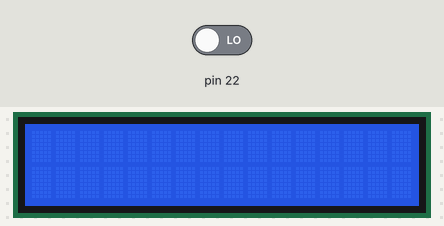
Recording of a sketch running on a simulated Arduino Mega 2560, built with avr-gcc and run on an emulated ATmega2560. On the bench: 16×2 character LCD. The test bench sets the inputs (shaded band); at power-on: pin 22 LOW.

Above: at 1.2 s.
1.3 s: pin 22 driven HIGH
At 1.9 s:
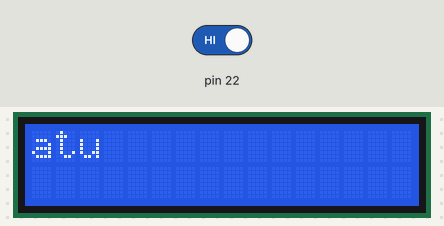
At 7.4 s:
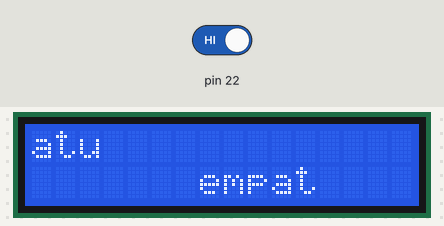
Timing chart, 0 to 8.9 s (numbered marks = the images above; inputs shaded):
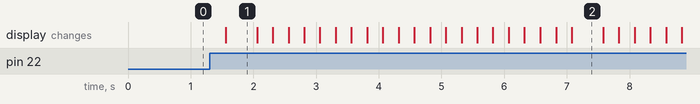

Measured:
- after the input at 1.3 s, the display: changes after 0.26 s (image 1)
- what the display in image 1 shows lasts 0.5 s, from 1.6 s to 2.1 s

The sketch:

Lat_18.ino
```cpp
#include <LiquidCrystal.h>

const int rs = 12, en = 11, d4 = 5, d5 = 4, d6 = 3, d7 = 2;     // pin-nya I2C
LiquidCrystal lcd(rs, en, d4, d5, d6, d7);

int button;
int kondisi = 0;

void setup() {
  // set up the LCD's number of columns and rows:
  lcd.begin(16, 2);
  pinMode(22, INPUT);
}

void loop() {
  // looping program
  while (kondisi == 0) {
    lcd.setCursor(0, 0);
    lcd.print("tekan dong");
    for (int loop = 0; loop < 500; loop++) {
      button = digitalRead(22);
      if (button == HIGH) {
        kondisi = 1;
      }
    }
    lcd.clear();
  }

  while (kondisi == 1) {
    for (int a = 0; a <= 10; a++) {
      delay(250);
      lcd.setCursor(a - 2, 0);
      lcd.print("satu");
    }

    lcd.clear();
    lcd.setCursor(7, 1);
    lcd.print("dua");

    for (int a = 9; a >= -1; a--) {
      delay(250);
      lcd.setCursor(a - 2, 1);
      lcd.print("tiga");
    }

    lcd.clear();
    lcd.setCursor(7, 1);
    lcd.print("empat");


  }

}
```
